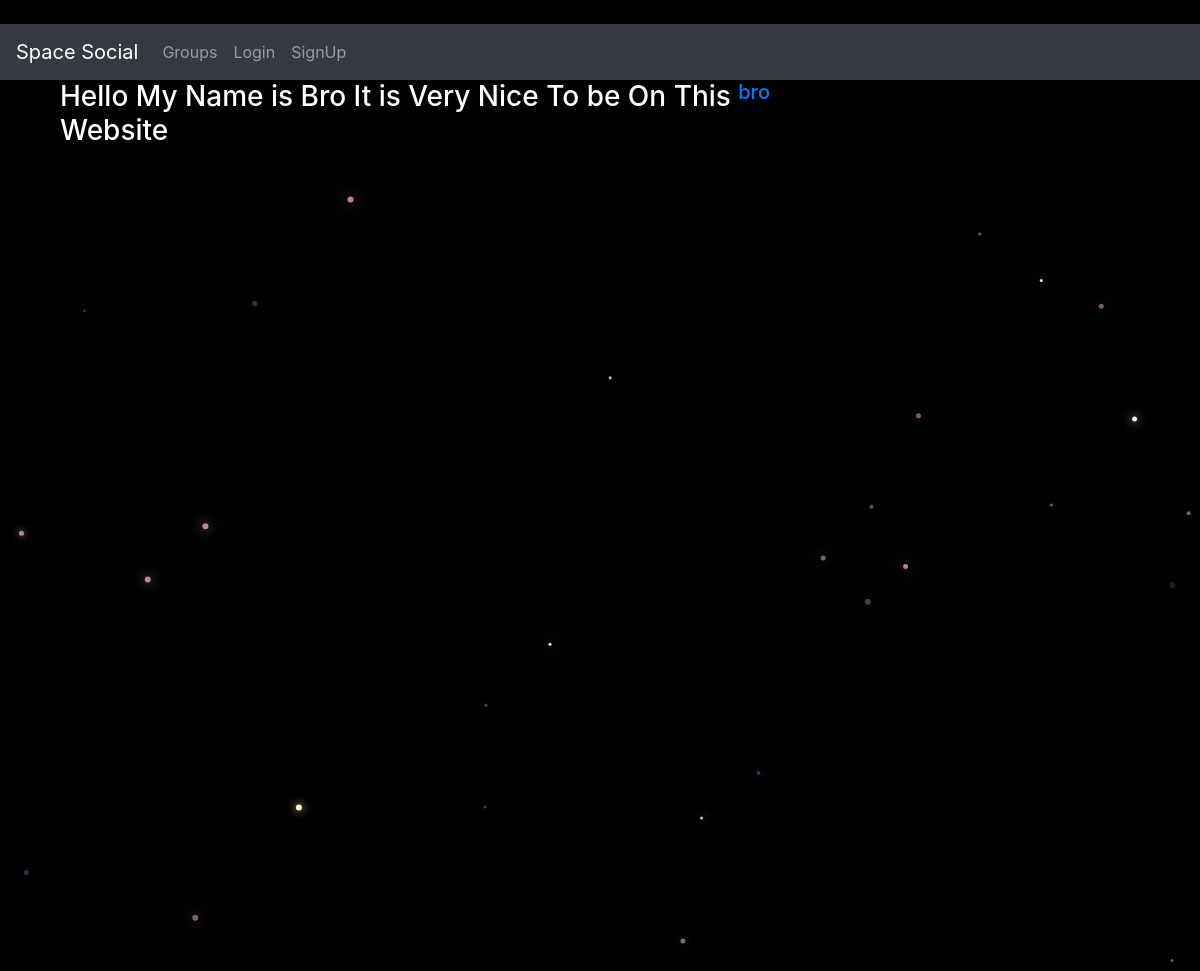
The app's page /posts/by/bro/5/ with its own data.
### posts/models.py (models this page shows, shortened)
class Post(models.Model):
    group = models.ForeignKey(Group,on_delete=models.CASCADE,related_name='posts',null=True,blank=True)
    message = models.TextField()
    message_html=models.TextField(editable=False)
    user = models.ForeignKey(User,on_delete=models.CASCADE,related_name='posts')
    created_at = models.DateTimeField(auto_now=True)
    class Meta:
        ordering = ['-created_at']
        unique_together = ['user','message']

### posts/views.py (the view)
# urls.py: path('by/<str:username>/<int:pk>/',views.PostDetail.as_view(),name='single'),
class PostDetail(SelectRelatedMixin,generic.DetailView):
    model = models.Post
    select_related = ('user','group')
    def get_queryset(self):
        queryset = super().get_queryset()
        return queryset.filter(user__username__iexact=self.kwargs.get('username'))

### posts/templates/posts/post_detail.html
{% extends 'posts/post_base.html' %}
{% block post_content %}
<div class="col-md-8">
{% include 'posts/_post.html' %}
</div>
{% endblock %}

### posts/templates/posts/_post.html (shortened to what this page needs)
<div class="post media">
  <h3>{{post.message_html|safe}}</h3>
  <div class="media-body">
    <h5 class="media-heading">
    <span class="username">
      <a href="{% url 'posts:single' username=post.user.username pk=post.pk %}">{{post.user.username}}</a>
    </span>
    </h5>
  </div>
</div>

### static/social/css/master.css (style rules this page uses)
body { margin: 0; overflow:hidden; background-color: black; color:white; padding: 0; }

### static/css/master.css (style rules this page uses)
html,body { height: 100%; width: 100%; overflow:hidden; background: #191063 margin:0; }

### records on screen
Post: message_html "Hello My Name is Bro It is Very Nice To be On This Website", user.username "bro"
